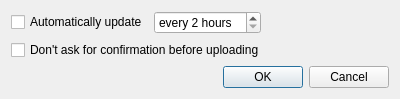
<?xml version="1.0" encoding="UTF-8"?>
<ui version="4.0">
 <class>Preferences</class>
 <widget class="QDialog" name="Preferences">
  <property name="windowModality">
   <enum>Qt::ApplicationModal</enum>
  </property>
  <property name="geometry">
   <rect>
    <x>0</x>
    <y>0</y>
    <width>400</width>
    <height>90</height>
   </rect>
  </property>
  <property name="sizePolicy">
   <sizepolicy hsizetype="Fixed" vsizetype="Fixed">
    <horstretch>0</horstretch>
    <verstretch>0</verstretch>
   </sizepolicy>
  </property>
  <property name="windowTitle">
   <string>Preferences</string>
  </property>
  <property name="modal">
   <bool>true</bool>
  </property>
  <layout class="QVBoxLayout" name="verticalLayout">
   <item>
    <layout class="QHBoxLayout" name="horizontalLayout">
     <item>
      <widget class="QCheckBox" name="autoUpdateCheckBox">
       <property name="text">
        <string>Automatically update</string>
       </property>
      </widget>
     </item>
     <item>
      <widget class="QSpinBox" name="autoUpdateSpinBox">
       <property name="suffix">
        <string> hours</string>
       </property>
       <property name="prefix">
        <string>every </string>
       </property>
       <property name="minimum">
        <number>2</number>
       </property>
       <property name="maximum">
        <number>24</number>
       </property>
      </widget>
     </item>
     <item>
      <spacer name="horizontalSpacer">
       <property name="orientation">
        <enum>Qt::Horizontal</enum>
       </property>
       <property name="sizeHint" stdset="0">
        <size>
         <width>40</width>
         <height>20</height>
        </size>
       </property>
      </spacer>
     </item>
    </layout>
   </item>
   <item>
    <widget class="QCheckBox" name="confirmationCheckBox">
     <property name="text">
      <string>Don't ask for confirmation before uploading</string>
     </property>
    </widget>
   </item>
   <item>
    <widget class="QDialogButtonBox" name="buttonBox">
     <property name="orientation">
      <enum>Qt::Horizontal</enum>
     </property>
     <property name="standardButtons">
      <set>QDialogButtonBox::Cancel|QDialogButtonBox::Ok</set>
     </property>
    </widget>
   </item>
  </layout>
 </widget>
 <resources/>
 <connections>
  <connection>
   <sender>buttonBox</sender>
   <signal>accepted()</signal>
   <receiver>Preferences</receiver>
   <slot>accept()</slot>
   <hints>
    <hint type="sourcelabel">
     <x>248</x>
     <y>254</y>
    </hint>
    <hint type="destinationlabel">
     <x>157</x>
     <y>274</y>
    </hint>
   </hints>
  </connection>
  <connection>
   <sender>buttonBox</sender>
   <signal>rejected()</signal>
   <receiver>Preferences</receiver>
   <slot>reject()</slot>
   <hints>
    <hint type="sourcelabel">
     <x>316</x>
     <y>260</y>
    </hint>
    <hint type="destinationlabel">
     <x>286</x>
     <y>274</y>
    </hint>
   </hints>
  </connection>
 </connections>
</ui>
